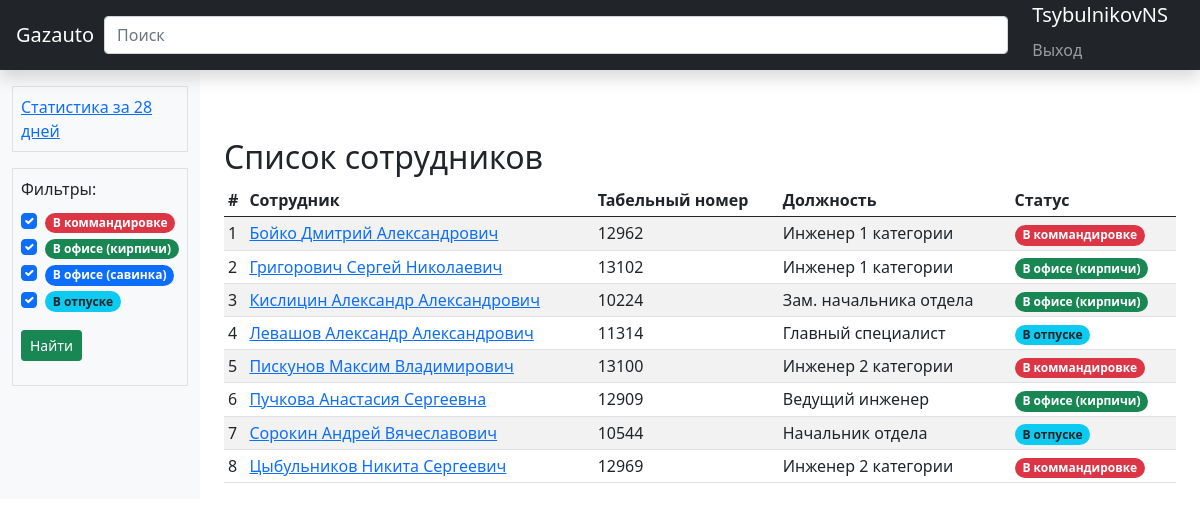
/user/ (signed in), run on an earlier commit of the app's database.
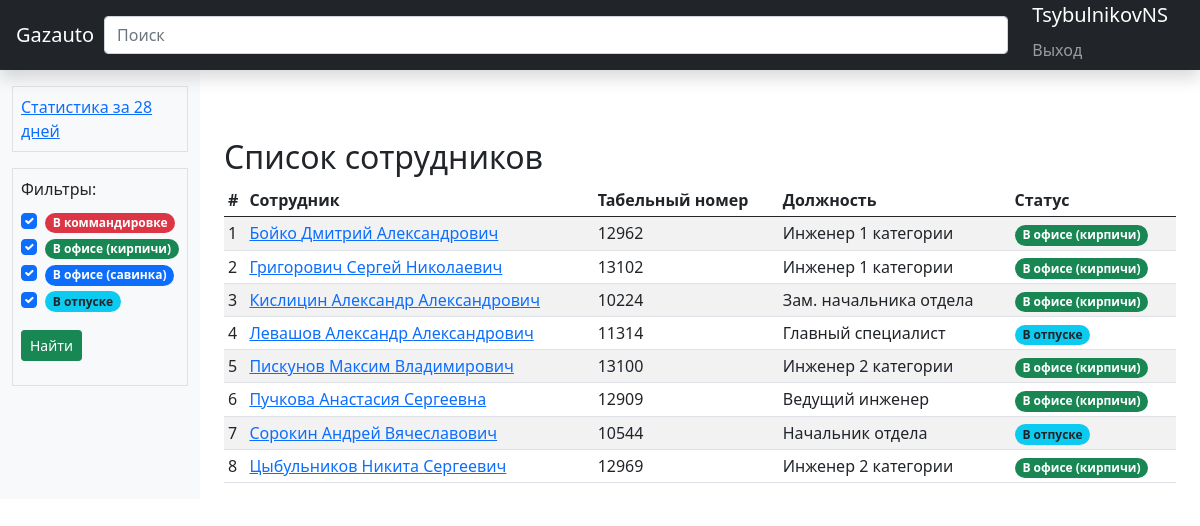
And on a later commit of the database.
### statistic_app/models.py (models this page shows, shortened)
class Profile(models.Model):
    user = models.OneToOneField(User, on_delete=models.SET_NULL, null=True, verbose_name="Пользователь")
    father_name = models.CharField("Отчество", max_length=200, blank=True, null=True)
    tabel_num = models.IntegerField(verbose_name="Табельный номер", default=0)
    position = models.CharField("Должность", max_length=200)
    user_location = models.ForeignKey(UserLocation, verbose_name="Местоположение пользователя",
                                      on_delete=models.SET_NULL, null=True)
    url = models.SlugField(max_length=255, unique=True, db_index=True, verbose_name="URL", default=None, null=True,
                           blank=True)
    phone_number = models.CharField(max_length=12, blank=True, null=True)
    description = models.TextField("Описание события", null=True, blank=True)
    class Meta:
        ordering = ['-user.username']
    def get_absolute_url(self):
        return reverse('user_detail', kwargs={'slug': self.url})
    class Meta:
        verbose_name = "Сотрудник"
        verbose_name_plural = "Сотрудники"

class UserLocation(models.Model):
    BOOTSTRAP4_STYLE = [
        ('badge rounded-pill bg-primary', 'синий'),
        ('badge rounded-pill bg-secondary', 'серый'),
        ('badge rounded-pill bg-success', 'зеленый'),
        ('badge rounded-pill bg-info text-dark', 'голубой'),
        ('badge rounded-pill bg-warning text-dark', 'желтый'),
        ('badge rounded-pill bg-danger', 'красный'),
        ('badge rounded-pill bg-light text-dark', 'светлый'),
        ('badge rounded-pill bg-dark', 'темный')
    ]
    location = models.CharField("Местоположение пользователя", max_length=200, unique=True)
    loc_description = models.TextField("Описание местоположение", blank=True, null=True)
    loc_class = models.CharField("Класс bootstrap", max_length=200, choices=BOOTSTRAP4_STYLE,
                                 default='badge badge-pill bg-dark')
    class Meta:
        verbose_name = "Местоположение"
        verbose_name_plural = "Местоположения"

### statistic_app/views.py (the view, shortened to what this page needs)
# urls.py: path('user/', UsersView.as_view(), name='user_list'),
class UsersView(LoginRequiredMixin, View):
    login_url = '/accounts/login'
    model = Profile
    template_name = "user/users_list.html"
    paginate_by = 60
    search_quary = ''
    def get(self, request):
        contex = self.get_context_data()
        return render(request, self.template_name, contex)
    def get_queryset(self):
        if self.search_quary:
            queryset = Profile.objects.filter(Q(user__last_name__icontains=self.search_quary) |
                                              Q(user__first_name__icontains=self.search_quary) |
                                              Q(father_name__icontains=self.search_quary) | Q(
                position__icontains=self.search_quary))
        else:
            queryset = Profile.objects.all()
        ordered = sorted(queryset, key=operator.attrgetter('user.username'))
        return ordered
    def get_context_data(self):
        context = {}
        context['profile_list'] = self.get_queryset()
        context['location'] = UserLocation.objects.all()
        context['filter_id'] = list(range(1, len(context['location']) + 1))
        return context

### templates/user/users_list.html (shortened to what this page needs)
{% extends 'index.html' %}
{% block filter %}
<div class="d-grid gap-3">
  <div class="p-2 bg-light border"><a class="link-primary" href="{% url 'statistics' %}">Статистика за 28 дней</a></div>
<div class="p-2 bg-light border">
    <label class="form-label">Фильтры:</label>
    <form action="{% url 'filter' %}" method="get">
        {% for loc in location %}
        <div class="form-check">
            <input class="form-check-input" name="check_location" type="checkbox" value="{{ loc.id }}" {% if loc.id in filter_id %} checked {% endif %}>
            <span class="{{ loc.loc_class }}">{{ loc.location }}</span>
        </div>
        {% endfor %}
        <button type="submit" class="btn btn-success my-3 btn-sm">Найти</button>
    </form>
</div>
    </div>
{% endblock %}
{% block contents %}
<h2>Список сотрудников</h2>
<div class="table-responsive">
    <table class="table table-striped table-sm">
        <thead>
        <tr>
            <th>#</th>
            <th>Сотрудник</th>
            <th>Табельный номер</th>
            <th>Должность</th>
            <th>Статус</th>
        </tr>
        </thead>
        <tbody>
        {% for user in profile_list %}
        <tr>
            <td>{{ forloop.counter }}</td>
            <td><a {% if user.url %} href="{{ user.get_absolute_url }}" {% endif %}>
                {{user.user.last_name }} {{ user.user.first_name }} {{ user.father_name }}</a></td>
            <td>{{ user.tabel_num }}</td>
            <td>{{ user.position }}</td>
            <td><span class="{{ user.user_location.loc_class }}">{{ user.user_location.location }}</span></td>
        </tr>
        {% endfor %}
        </tbody>
    </table>
</div>
{% endblock %}

What changed in the data, as far as the page shows it:
changed Profile "Бойко": user_location_id 1 → 2 (drawn); user_location.location "В коммандировке" → "В офисе (кирпичи)"
changed Profile "Владимирович": user_location_id 1 → 2 (drawn); user_location.location "В коммандировке" → "В офисе (кирпичи)"
changed Profile "Сергеевич": user_location_id 1 → 2 (drawn); user_location.location "В коммандировке" → "В офисе (кирпичи)"
